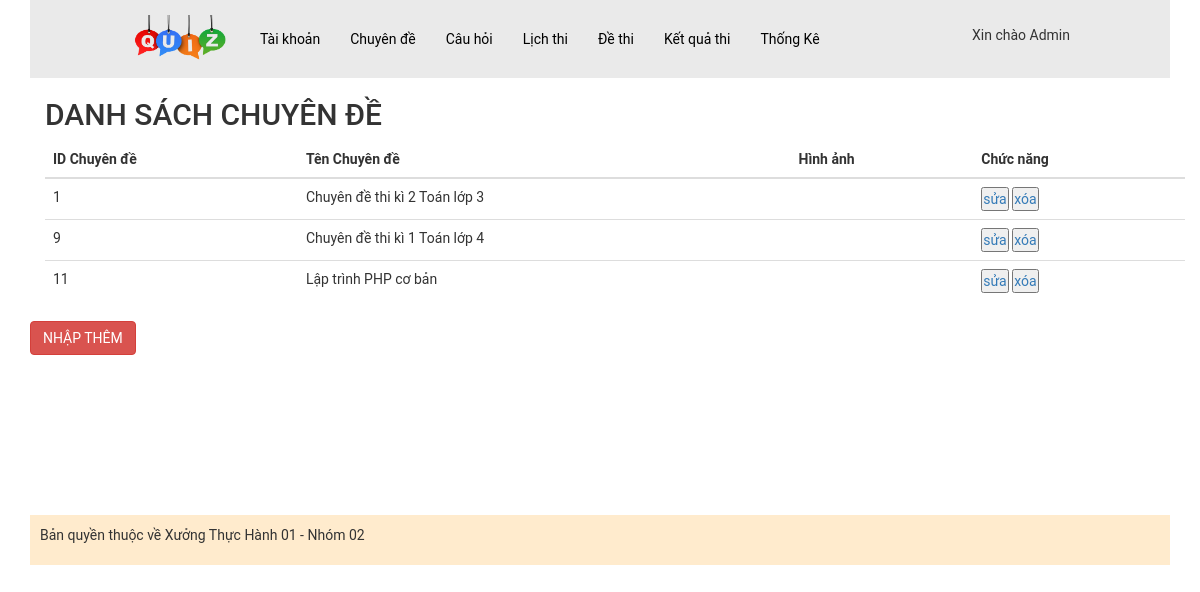
The app's page /admin/index.php?act=dscd (signed in), older data.
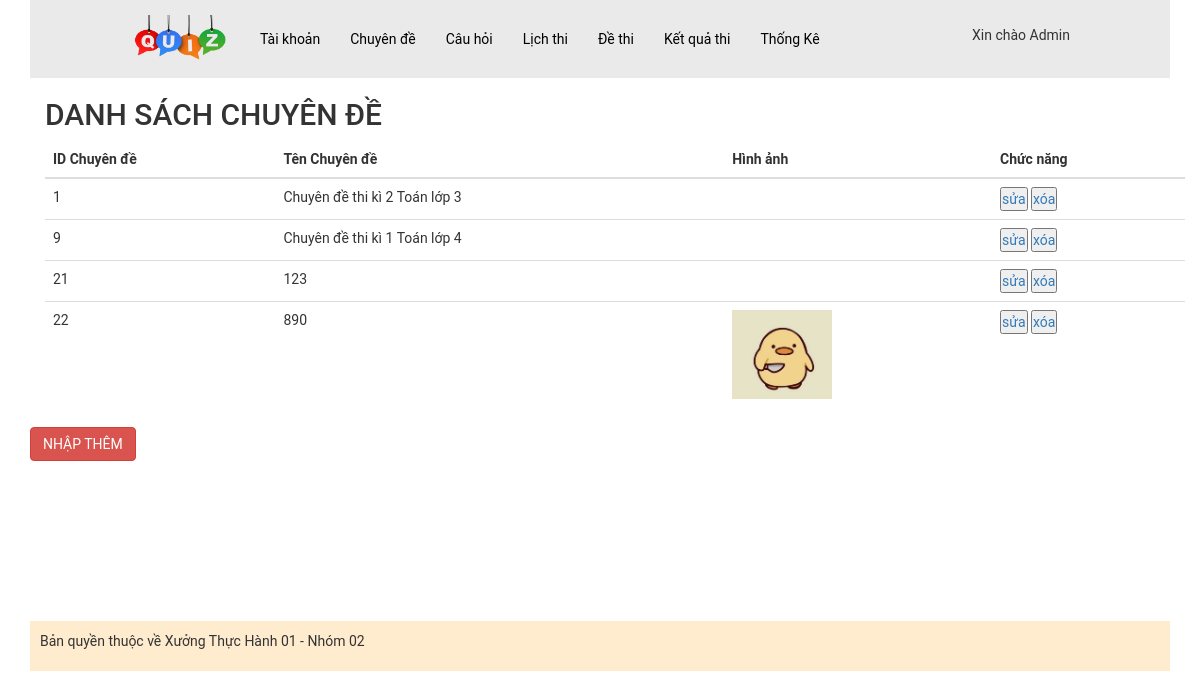
The same page, newer data.
### tables this page shows
CREATE TABLE `chuyende` (
  `id_cd` int NOT NULL,
  `name` varchar(255) NOT NULL COMMENT 'Tên chuyên đề',
  `image_cd` varchar(255) DEFAULT NULL
);

### model/pdo.php (called while the page is built, shortened)
<?php
function pdo_get_connection(){
    $servername = "localhost";
    $username = "root";
    $password = "";
    try {
        $conn = new PDO("mysql:host=$servername;dbname=xuongth01_02", $username, $password);
        $conn->setAttribute(PDO::ATTR_ERRMODE, PDO::ERRMODE_EXCEPTION);
        return $conn;
    } catch(PDOException $e) {
        echo "Connection failed: " . $e->getMessage();
    }
}
function pdo_query($sql){
    $sql_args=array_slice(func_get_args(),1);
    try{
        $conn=pdo_get_connection();
        $stmt=$conn->prepare($sql);
        $stmt->execute($sql_args);
        $rows=$stmt->fetchAll();
        return $rows;
    }
    catch(PDOException $e){
        throw $e;
    }
    finally{
        unset($conn);
    }
}
?>

### model/chuyende.php (called while the page is built, shortened)
<?php
function loadall_chuyende()
{
    $sql = "select * from chuyende order by id_cd asc";
    $listchuyende = pdo_query($sql);
    return $listchuyende;
}

### admin/chuyende/list-chuyende.php (the view)
<body>
    <div class="container">
        <h2>DANH SÁCH CHUYÊN ĐỀ </h2>
        <table class="table">
            <thead>
                <tr>
                    <th>ID Chuyên đề </th>
                    <th>Tên Chuyên đề </th>
                    <th>Hình ảnh</th>
                    <th>Chức năng</th>
                </tr>
            </thead>
            <tbody>
            <?php
                foreach ($listchuyende as $chuyende) {
                    extract($chuyende);
                    $suacd = "index.php?act=suacd&id_cd=" . $id_cd;
                    $xoacd = "index.php?act=xoacd&id_cd=" . $id_cd;
                    $hinhpath = "../uploads/" . $image_cd;
                    if (is_file($hinhpath)) {
                         $hinh_cd = "<img src='" . $hinhpath . "' width='100px'>";
                    } else {
                         $hinh_cd = "";
                    }
                    echo' <tr>
                    <td>'.$id_cd.'</td>
                    <td>'.$name.'</td>
                    <td>'.$hinh_cd.'</td>
                    <td><a href="'.$suacd.'"><input type="button" value="sửa"></a> <a href="'.$xoacd.'"><input type="button" value="xóa"></a></td>
                </tr>';
                }
                ?>
            </tbody>
        </table>
        <div class="row mb10">
            <a href="?act=add-chuyende"><button type="button" class="btn btn-danger">NHẬP THÊM</button></a>
        </div>
    </div>
</body>
</html>

Row changes from the older to the newer data that the page shows:
removed chuyende: id_cd "11", name "Lập trình PHP cơ bản"
added chuyende: id_cd "21", name "123"
added chuyende: id_cd "22", name "890", image_cd (picture)
